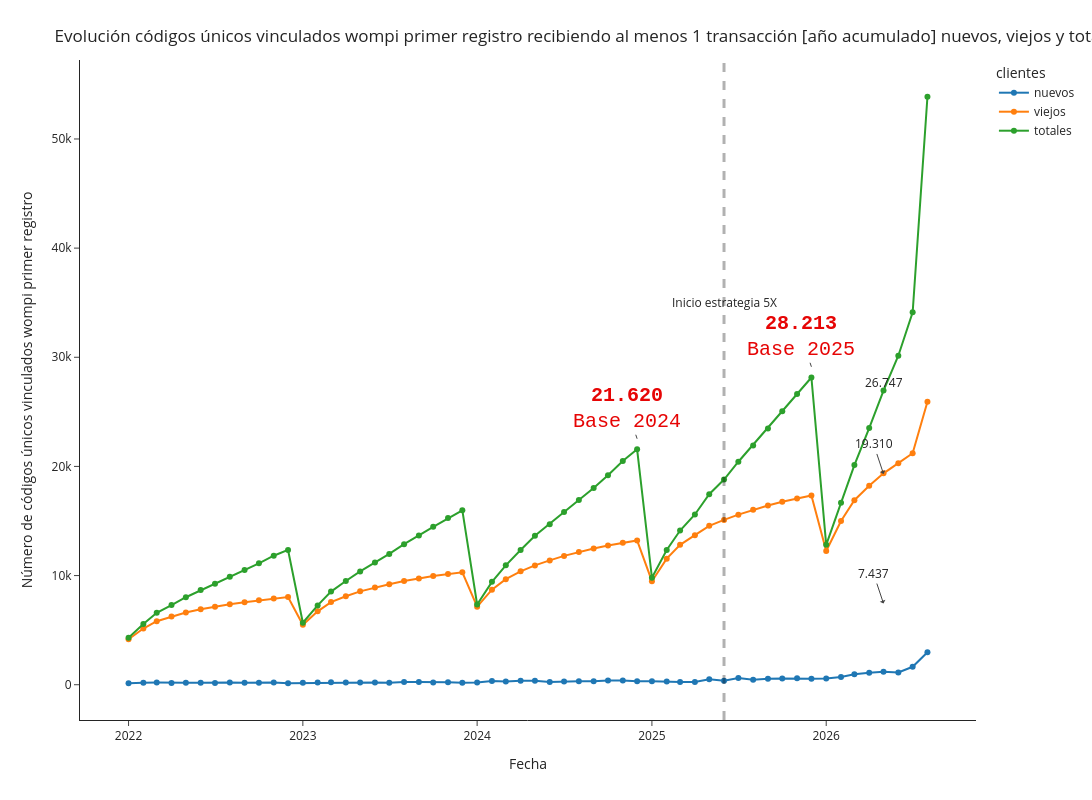

Notebook cell for this chart:
### Markdown cell above
# Cifras en perspectiva histórica, metas y proyecciones

### Code cell
df_plot1 = df[['fecha_ymd2', 'num_vinc_new_uso_cumsum_ym']]
df_plot1.columns = ['fecha', 'cantidad_clientes']
df_plot1['clientes'] = 'nuevos'
df_plot2 = df[['fecha_ymd2', 'num_vinc_old_uso_cumsum_ym']]
df_plot2.columns = ['fecha', 'cantidad_clientes']
df_plot2['clientes'] = 'viejos'
df_plot3 = df[['fecha_ymd2', 'num_vinc_all_uso_cumsum_ym']]
df_plot3.columns = ['fecha', 'cantidad_clientes']
df_plot3['clientes'] = 'totales'

# df_plot = pd.concat([df_plot1[:35], df_plot2[:35], df_plot3[:35]])
df_plot = pd.concat([df_plot1, df_plot2, df_plot3])

fig = px.line(df_plot, x="fecha", y="cantidad_clientes", color='clientes',markers=True, template='simple_white', width=1600, height=800)
fig.add_vline(x='2025-06-01', line_width=3, line_dash="dash")
fig.update_layout(
    title={
        'text': "Evolución códigos únicos vinculados wompi primer registro recibiendo al menos 1 transacción [año acumulado] nuevos, viejos y totales",
        'xanchor': 'left',
        'yanchor': 'top'},
    xaxis=dict(
            title=dict(
                text="Fecha"
            )),
    yaxis=dict(
            title=dict(
                text="Número de códigos únicos vinculados wompi primer registro"
            ))
)
fig.add_annotation(x='2025-06-01', y=35000,
            text="Inicio estrategia 5X",
            showarrow=False,
            arrowhead=1)
fig.add_annotation(x='2026-05-01', y=26747,
            text="26.747",
            showarrow=False,
            yshift=10)
fig.add_annotation(x='2024-12-01', y=21620,
            text="<b>21.620</b><br>Base 2024",
            yshift=10,
            font=dict(
            family="Courier New, monospace",
            size=20,
            color="#E60505"
            ))
fig.add_annotation(x='2025-12-01', y=28213,
            text="<b>28.213</b><br>Base 2025",
            yshift=10,
            font=dict(
            family="Courier New, monospace",
            size=20,
            color="#E60505"
            ))
fig.add_annotation(x='2026-05-01', y=19310,
            text="19.310",
            showarrow=True,
            arrowhead=1)
fig.add_annotation(x='2026-05-01', y=7437,
            text="7.437",
            showarrow=True,
            arrowhead=1)
fig.show()

### Figure 1 — Plotly figure (JSON) as saved in the notebook; plotly's stock layout.template omitted (floating-point values rounded to 4 significant figures)
{"data": [{"hovertemplate": "clientes=nuevos<br>fecha=%{x}<br>cantidad_clientes=%{y}<extra></extra>", "legendgroup": "nuevos", "line": {"color": "#1F77B4", "dash": "solid"}, "marker": {"symbol": "circle"}, "mode": "markers+lines", "name": "nuevos", "orientation": "v", "showlegend": true, "type": "scatter", "x": ["2026-08-01T00:00:00", "2026-07-01T00:00:00", "2026-06-01T00:00:00", "2026-05-01T00:00:00", "2026-04-01T00:00:00", "2026-03-01T00:00:00", "2026-02-01T00:00:00", "2026-01-01T00:00:00", "2025-12-01T00:00:00", "2025-11-01T00:00:00", "2025-10-01T00:00:00", "2025-09-01T00:00:00", "2025-08-01T00:00:00", "2025-07-01T00:00:00", "2025-06-01T00:00:00", "2025-05-01T00:00:00", "2025-04-01T00:00:00", "2025-03-01T00:00:00", "2025-02-01T00:00:00", "2025-01-01T00:00:00", "2024-12-01T00:00:00", "2024-11-01T00:00:00", "2024-10-01T00:00:00", "2024-09-01T00:00:00", "2024-08-01T00:00:00", "2024-07-01T00:00:00", "2024-06-01T00:00:00", "2024-05-01T00:00:00", "2024-04-01T00:00:00", "2024-03-01T00:00:00", "2024-02-01T00:00:00", "2024-01-01T00:00:00", "2023-12-01T00:00:00", "2023-11-01T00:00:00", "2023-10-01T00:00:00", "2023-09-01T00:00:00", "2023-08-01T00:00:00", "2023-07-01T00:00:00", "2023-06-01T00:00:00", "2023-05-01T00:00:00", "2023-04-01T00:00:00", "2023-03-01T00:00:00", "2023-02-01T00:00:00", "2023-01-01T00:00:00", "2022-12-01T00:00:00", "2022-11-01T00:00:00", "2022-10-01T00:00:00", "2022-09-01T00:00:00", "2022-08-01T00:00:00", "2022-07-01T00:00:00", "2022-06-01T00:00:00", "2022-05-01T00:00:00", "2022-04-01T00:00:00", "2022-03-01T00:00:00", "2022-02-01T00:00:00", "2022-01-01T00:00:00"], "xaxis": "x", "y": [2979, 1645, 1128, 1200, 1100, 959, 714, 565, 556, 582, 570, 542, 458, 625, 375, 503, 250, 260, 302, 319, 316, 398, 392, 315, 314, 286, 246, 367, 375, 287, 345, 205, 171, 224, 204, 244, 242, 191, 210, 195, 205, 220, 206, 188, 135, 215, 180, 186, 211, 165, 178, 176, 154, 193, 182, 145], "yaxis": "y"}, {"hovertemplate": "clientes=viejos<br>fecha=%{x}<br>cantidad_clientes=%{y}<extra></extra>", "legendgroup": "viejos", "line": {"color": "#FF7F0E", "dash": "solid"}, "marker": {"symbol": "circle"}, "mode": "markers+lines", "name": "viejos", "orientation": "v", "showlegend": true, "type": "scatter", "x": ["2026-08-01T00:00:00", "2026-07-01T00:00:00", "2026-06-01T00:00:00", "2026-05-01T00:00:00", "2026-04-01T00:00:00", "2026-03-01T00:00:00", "2026-02-01T00:00:00", "2026-01-01T00:00:00", "2025-12-01T00:00:00", "2025-11-01T00:00:00", "2025-10-01T00:00:00", "2025-09-01T00:00:00", "2025-08-01T00:00:00", "2025-07-01T00:00:00", "2025-06-01T00:00:00", "2025-05-01T00:00:00", "2025-04-01T00:00:00", "2025-03-01T00:00:00", "2025-02-01T00:00:00", "2025-01-01T00:00:00", "2024-12-01T00:00:00", "2024-11-01T00:00:00", "2024-10-01T00:00:00", "2024-09-01T00:00:00", "2024-08-01T00:00:00", "2024-07-01T00:00:00", "2024-06-01T00:00:00", "2024-05-01T00:00:00", "2024-04-01T00:00:00", "2024-03-01T00:00:00", "2024-02-01T00:00:00", "2024-01-01T00:00:00", "2023-12-01T00:00:00", "2023-11-01T00:00:00", "2023-10-01T00:00:00", "2023-09-01T00:00:00", "2023-08-01T00:00:00", "2023-07-01T00:00:00", "2023-06-01T00:00:00", "2023-05-01T00:00:00", "2023-04-01T00:00:00", "2023-03-01T00:00:00", "2023-02-01T00:00:00", "2023-01-01T00:00:00", "2022-12-01T00:00:00", "2022-11-01T00:00:00", "2022-10-01T00:00:00", "2022-09-01T00:00:00", "2022-08-01T00:00:00", "2022-07-01T00:00:00", "2022-06-01T00:00:00", "2022-05-01T00:00:00", "2022-04-01T00:00:00", "2022-03-01T00:00:00", "2022-02-01T00:00:00", "2022-01-01T00:00:00"], "xaxis": "x", "y": [25926, 21208, 20297, 19366, 18226, 16906, 15002, 12252, 17336, 17068, 16769, 16420, 16028, 15583, 15099, 14560, 13701, 12813, 11551, 9485, 13215, 13003, 12755, 12473, 12168, 11803, 11389, 10931, 10391, 9674, 8711, 7145, 10305, 10153, 9964, 9730, 9509, 9199, 8898, 8553, 8105, 7570, 6720, 5489, 8031, 7899, 7732, 7561, 7365, 7140, 6915, 6614, 6240, 5823, 5146, 4167], "yaxis": "y"}, {"hovertemplate": "clientes=totales<br>fecha=%{x}<br>cantidad_clientes=%{y}<extra></extra>", "legendgroup": "totales", "line": {"color": "#2CA02C", "dash": "solid"}, "marker": {"symbol": "circle"}, "mode": "markers+lines", "name": "totales", "orientation": "v", "showlegend": true, "type": "scatter", "x": ["2026-08-01T00:00:00", "2026-07-01T00:00:00", "2026-06-01T00:00:00", "2026-05-01T00:00:00", "2026-04-01T00:00:00", "2026-03-01T00:00:00", "2026-02-01T00:00:00", "2026-01-01T00:00:00", "2025-12-01T00:00:00", "2025-11-01T00:00:00", "2025-10-01T00:00:00", "2025-09-01T00:00:00", "2025-08-01T00:00:00", "2025-07-01T00:00:00", "2025-06-01T00:00:00", "2025-05-01T00:00:00", "2025-04-01T00:00:00", "2025-03-01T00:00:00", "2025-02-01T00:00:00", "2025-01-01T00:00:00", "2024-12-01T00:00:00", "2024-11-01T00:00:00", "2024-10-01T00:00:00", "2024-09-01T00:00:00", "2024-08-01T00:00:00", "2024-07-01T00:00:00", "2024-06-01T00:00:00", "2024-05-01T00:00:00", "2024-04-01T00:00:00", "2024-03-01T00:00:00", "2024-02-01T00:00:00", "2024-01-01T00:00:00", "2023-12-01T00:00:00", "2023-11-01T00:00:00", "2023-10-01T00:00:00", "2023-09-01T00:00:00", "2023-08-01T00:00:00", "2023-07-01T00:00:00", "2023-06-01T00:00:00", "2023-05-01T00:00:00", "2023-04-01T00:00:00", "2023-03-01T00:00:00", "2023-02-01T00:00:00", "2023-01-01T00:00:00", "2022-12-01T00:00:00", "2022-11-01T00:00:00", "2022-10-01T00:00:00", "2022-09-01T00:00:00", "2022-08-01T00:00:00", "2022-07-01T00:00:00", "2022-06-01T00:00:00", "2022-05-01T00:00:00", "2022-04-01T00:00:00", "2022-03-01T00:00:00", "2022-02-01T00:00:00", "2022-01-01T00:00:00"], "xaxis": "x", "y": [53868, 34124, 30139, 26945, 23516, 20119, 16662, 12817, 28149, 26634, 25066, 23482, 21925, 20431, 18801, 17457, 15597, 14128, 12345, 9804, 21568, 20490, 19186, 18013, 16926, 15825, 14703, 13647, 12346, 10937, 9423, 7350, 15974, 15272, 14471, 13676, 12877, 11983, 11195, 10381, 9507, 8534, 7265, 5677, 12349, 11818, 11120, 10521, 9899, 9260, 8689, 8016, 7300, 6585, 5561, 4312], "yaxis": "y"}], "layout": {"annotations": [{"arrowhead": 1, "showarrow": false, "text": "Inicio estrategia 5X", "x": "2025-06-01", "y": 35000}, {"showarrow": false, "text": "26.747", "x": "2026-05-01", "y": 26747, "yshift": 10}, {"font": {"color": "#E60505", "family": "Courier New, monospace", "size": 20}, "text": "<b>21.620</b><br>Base 2024", "x": "2024-12-01", "y": 21620, "yshift": 10}, {"font": {"color": "#E60505", "family": "Courier New, monospace", "size": 20}, "text": "<b>28.213</b><br>Base 2025", "x": "2025-12-01", "y": 28213, "yshift": 10}, {"arrowhead": 1, "showarrow": true, "text": "19.310", "x": "2026-05-01", "y": 19310}, {"arrowhead": 1, "showarrow": true, "text": "7.437", "x": "2026-05-01", "y": 7437}], "height": 800, "legend": {"title": {"text": "clientes"}, "tracegroupgap": 0}, "margin": {"t": 60}, "shapes": [{"line": {"dash": "dash", "width": 3}, "type": "line", "x0": "2025-06-01", "x1": "2025-06-01", "xref": "x", "y0": 0, "y1": 1, "yref": "y domain"}], "title": {"text": "Evolución códigos únicos vinculados wompi primer registro recibiendo al menos 1 transacción [año acumulado] nuevos, viejos y totales", "xanchor": "left", "yanchor": "top"}, "width": 1600, "xaxis": {"anchor": "y", "domain": [0, 1], "title": {"text": "Fecha"}}, "yaxis": {"anchor": "x", "domain": [0, 1], "title": {"text": "Número de códigos únicos vinculados wompi primer registro"}}}}
